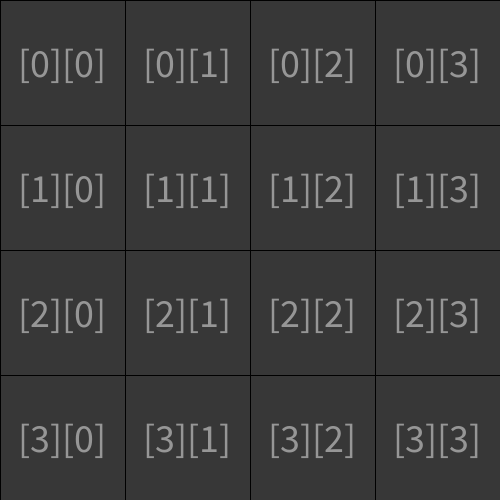
Frame 1 (no input)
Frame 60 (the mouse pressed at the canvas centre just before this capture): identical to frame 1, image omitted
Frame 120 (the mouse held since frame 60 and released just before this capture): identical to frame 1, image omitted

The Processing sketch that drew this single still picture (run headless with seeded random() and noise(); from frame 60 on, the mouse is pressed at the canvas centre):

// Processing sketch: array_grid_project
// ── array_grid_project.pde
/*
 * Jaeren Tredway 2020
 * note: if you increase the number of cells, reduce the 
 * textSize() on line 25
 */


//member variables that the whole program can see:
int rows = 4; //the number of rows
int cols = 4; //the number of columns
int[][] theGrid= new int[rows][cols]; 
//assign screen dimensions here before size() function is called in setup():
int windowWidth = 500; 
int windowHeight = 500; 
//so that you can get these cell dimensions for global use:
float rectWidth = windowWidth/cols; 
float rectHeight = windowHeight/rows;
//these will track the starting x and y positions where each rect() is drawn:
float xCoord; 
float yCoord; //assign changing values to these with your i and j indexes below in setup()


void setup() {
    //silly: you can't use variables for args in size(), so this repeats windowWidth and windowHeight:
    size(500,500);
    textSize(40);
    //draw cells with array index addresses displayed inside each cell:
    for(int i=0; i<rows;i++){
        yCoord=i*(rectHeight); 
        for(int j=0;j<cols;j++){
            xCoord=j*(rectWidth);
            //draw cells here:
            drawCell(i, j, 55, 150);
        }
    } 
    //store initial random number in each array address:
    for(int i=0;i<rows;i++){
        for(int j=0;j<cols;j++){
            theGrid[i][j]=int(random(0,100));
        }
    } 
}//END setup()


//this re-draws a single cell from within a 2D for-loop:
void drawCell (int i, int j, int cellColor, int textColor) {
    //draw cell:
    fill(cellColor);
    rect(xCoord,yCoord,rectWidth,rectHeight);
    //write array addresses in cell:
    fill(textColor);
    textAlign(CENTER,CENTER);
    text("["+i+"]["+j+"]",xCoord,yCoord, rectWidth,rectHeight); 
}//END drawCell()


void draw () {
    for(int i=0; i<rows;i++){
        yCoord=i*(rectHeight); 
        for(int j=0;j<cols;j++){
            xCoord=j*(rectWidth);
            //if mouse is hovering on the cell at this position, redraw with int value displayed and lighter color:
            if ((mouseX > xCoord && mouseX < xCoord + rectWidth) &&
                (mouseY > yCoord && mouseY < yCoord + rectHeight)) {
                fill(200);
                rect(xCoord,yCoord,rectWidth,rectHeight);
                fill(0);
                text(str(theGrid[i][j]),xCoord,yCoord, rectWidth, rectHeight);
            } else {
                //otherwise redraw the original dark grey cell at this position: 
                drawCell(i, j, 55, 150);
            }
        }
    }
}//END draw()
 
 
//this gets the average of the entire array:
float averageValue () {
    float sum=0;
    for(int i=0;i<rows;i++){
        for(int j=0;j<cols;j++){
            sum += theGrid[i][j];
        }
    }
    float average= sum/(rows*cols);
    return average;
}//END average()


//this reassigns a random int into the cell you click on,
//and if you click the upper left cell it prints out the average of the entire array in the console:
void mouseClicked(){
    outerBlock: {
        for(int i=0; i<rows;i++){
            yCoord=i*(rectHeight); 
            for(int j=0;j<cols;j++){
                xCoord=j*(rectWidth);
                //reassign random int to cell you click on:
                if ((mouseX > xCoord && mouseX < xCoord + rectWidth) &&
                    (mouseY > yCoord && mouseY < yCoord + rectHeight)) {
                    theGrid[i][j] = int(random(0,100)); 
                //if the upper left cell is clicked, print out the average of the whole array:
                } else if (mouseX<rectWidth && mouseY<rectHeight) {
                    println("the average is: "+averageValue());
                    break outerBlock;
                }
            }   
        }
    }
}//END mouseClicked()
